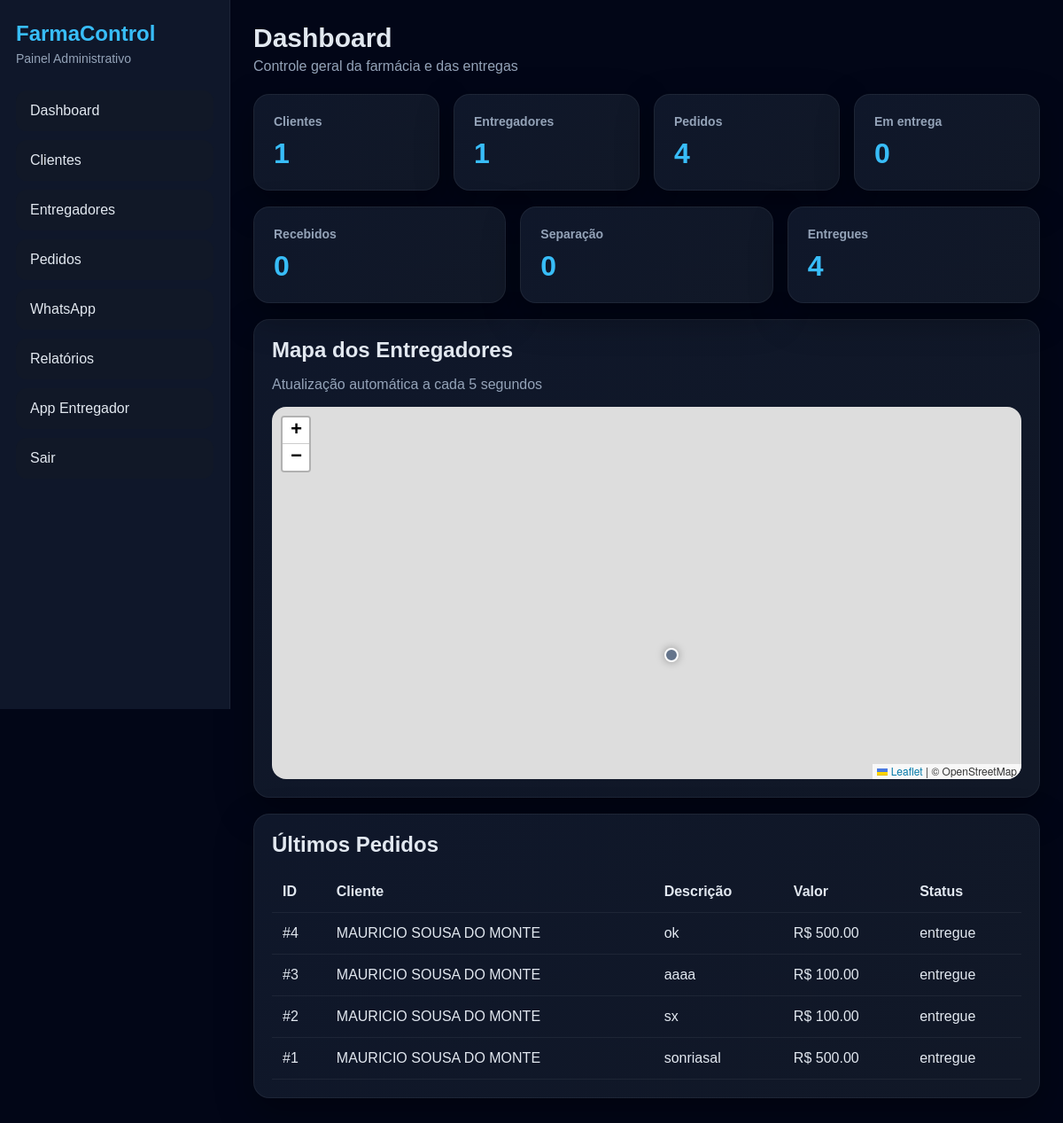
The page /dashboard (signed in) on the database as committed earlier.
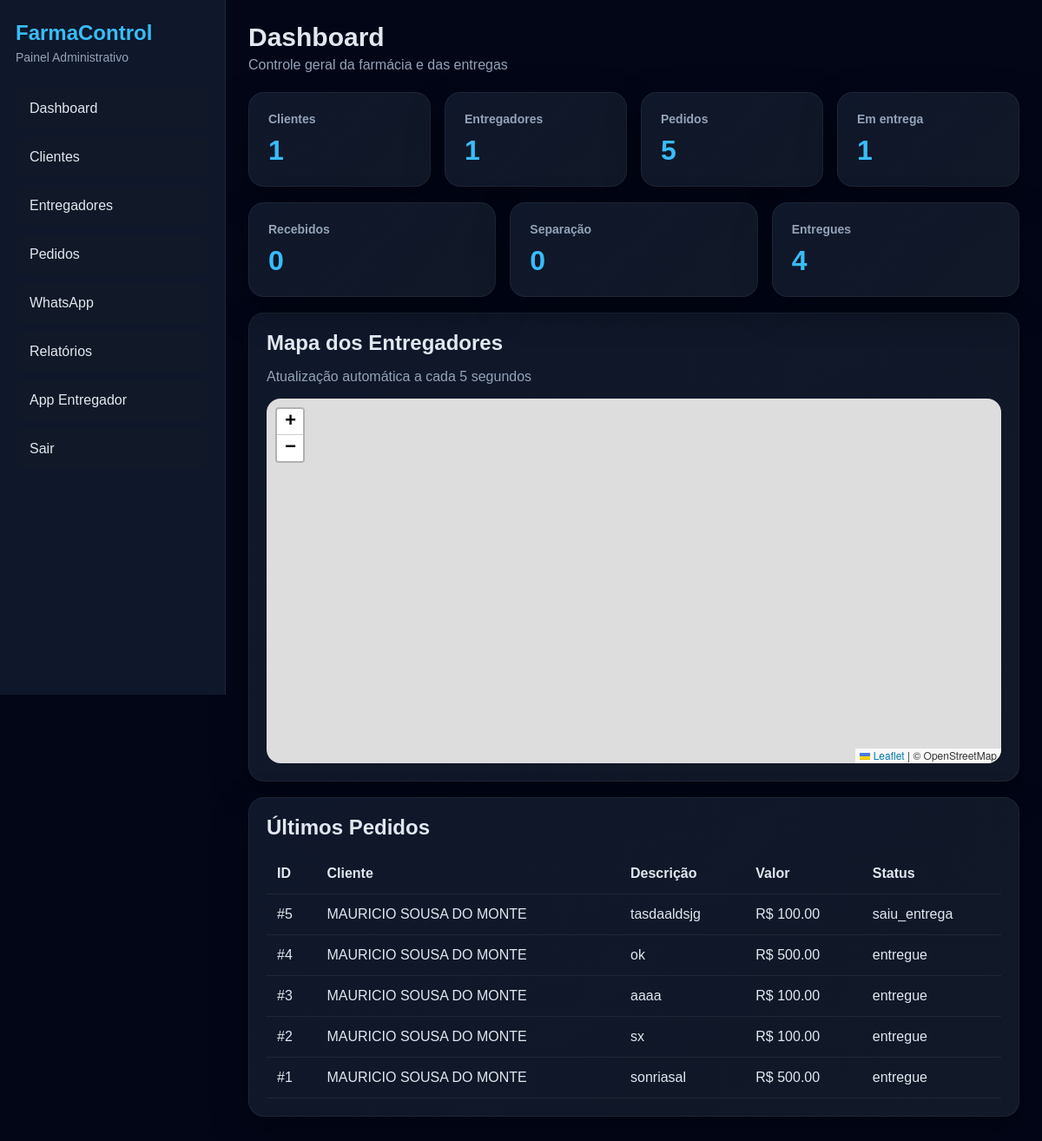
The same page on the database as committed later.
### models.py (models this page shows)
class Pedido(db.Model):
    __tablename__ = "pedidos"
    id = db.Column(db.Integer, primary_key=True)
    cliente_id = db.Column(db.Integer, db.ForeignKey("clientes.id"), nullable=False)
    entregador_id = db.Column(db.Integer, db.ForeignKey("entregadores.id"), nullable=True)
    descricao = db.Column(db.Text, nullable=False)
    valor = db.Column(db.Float, nullable=False, default=0.0)
    status = db.Column(db.String(30), nullable=False, default="recebido")
    codigo_rastreio = db.Column(db.String(40), unique=True, nullable=True)
    criado_em = db.Column(db.DateTime, default=agora_brasil)
    saiu_entrega_em = db.Column(db.DateTime, nullable=True)
    entregue_em = db.Column(db.DateTime, nullable=True)

class Cliente(db.Model):
    __tablename__ = "clientes"
    id = db.Column(db.Integer, primary_key=True)
    nome = db.Column(db.String(150), nullable=False)
    telefone = db.Column(db.String(30), nullable=False)
    endereco = db.Column(db.String(255), nullable=False)
    criado_em = db.Column(db.DateTime, default=agora_brasil)
    pedidos = db.relationship("Pedido", backref="cliente", lazy=True)

### app.py (the view)
    @app.route("/dashboard")
    @login_required
    def dashboard():
        total_clientes = Cliente.query.count()
        total_entregadores = Entregador.query.count()
        total_pedidos = Pedido.query.count()
        pedidos_recebidos = Pedido.query.filter_by(status="recebido").count()
        pedidos_separacao = Pedido.query.filter_by(status="separacao").count()
        pedidos_entrega = Pedido.query.filter_by(status="saiu_entrega").count()
        pedidos_entregues = Pedido.query.filter_by(status="entregue").count()
        ultimos_pedidos = Pedido.query.order_by(Pedido.id.desc()).limit(10).all()
        return render_template(
            "dashboard.html",
            total_clientes=total_clientes,
            total_entregadores=total_entregadores,
            total_pedidos=total_pedidos,
            pedidos_recebidos=pedidos_recebidos,
            pedidos_separacao=pedidos_separacao,
            pedidos_entrega=pedidos_entrega,
            pedidos_entregues=pedidos_entregues,
            ultimos_pedidos=ultimos_pedidos
        )

### models.py (called while the page is built)
@login_manager.user_loader
def load_user(user_id):
    return User.query.get(int(user_id))

### templates/dashboard.html (shortened to what this page needs)
{% extends "base.html" %}
{% block content %}
<div class="page-head">
  <div>
    <h1>Dashboard</h1>
    <p class="muted">Controle geral da farmácia e das entregas</p>
  </div>
</div>
<div class="cards-grid">
  <div class="card">
    <h3>Clientes</h3>
    <strong>{{ total_clientes }}</strong>
  </div>
  <div class="card">
    <h3>Entregadores</h3>
    <strong>{{ total_entregadores }}</strong>
  </div>
  <div class="card">
    <h3>Pedidos</h3>
    <strong>{{ total_pedidos }}</strong>
  </div>
  <div class="card">
    <h3>Em entrega</h3>
    <strong>{{ pedidos_entrega }}</strong>
  </div>
</div>
<div class="cards-grid">
  <div class="card">
    <h3>Recebidos</h3>
    <strong>{{ pedidos_recebidos }}</strong>
  </div>
  <div class="card">
    <h3>Separação</h3>
    <strong>{{ pedidos_separacao }}</strong>
  </div>
  <div class="card">
    <h3>Entregues</h3>
    <strong>{{ pedidos_entregues }}</strong>
  </div>
</div>
<div class="panel">
  <div class="panel-head-flex">
    <div>
      <h2>Mapa dos Entregadores</h2>
      <p class="muted">Atualização automática a cada 5 segundos</p>
    </div>
  </div>
  <div id="mapa-entregadores" style="height: 420px; border-radius: 16px;"></div>
</div>
<div class="panel">
  <h2>Últimos Pedidos</h2>
  <div class="table-wrap">
    <table>
      <thead>
        <tr>
          <th>ID</th>
          <th>Cliente</th>
          <th>Descrição</th>
          <th>Valor</th>
          <th>Status</th>
        </tr>
      </thead>
      <tbody>
        {% for pedido in ultimos_pedidos %}
        <tr>
          <td>#{{ pedido.id }}</td>
          <td>{{ pedido.cliente.nome }}</td>
          <td>{{ pedido.descricao }}</td>
          <td>R$ {{ "%.2f"|format(pedido.valor) }}</td>
          <td>{{ pedido.status }}</td>
        </tr>
        {% else %}
        <tr>
          <td colspan="5">Nenhum pedido cadastrado.</td>
        </tr>
        {% endfor %}
      </tbody>
    </table>
  </div>
</div>
{% endblock %}

Rows that differ between the two databases and show on the page:
added Pedido: id "5", cliente.nome "MAURICIO SOUSA DO MONTE", descricao "tasdaaldsjg", valor "100.00", status "saiu_entrega"
Other text that changed with them:
{{ total_pedidos }}: "4" → "5"
{{ pedidos_entrega }}: "0" → "1"
